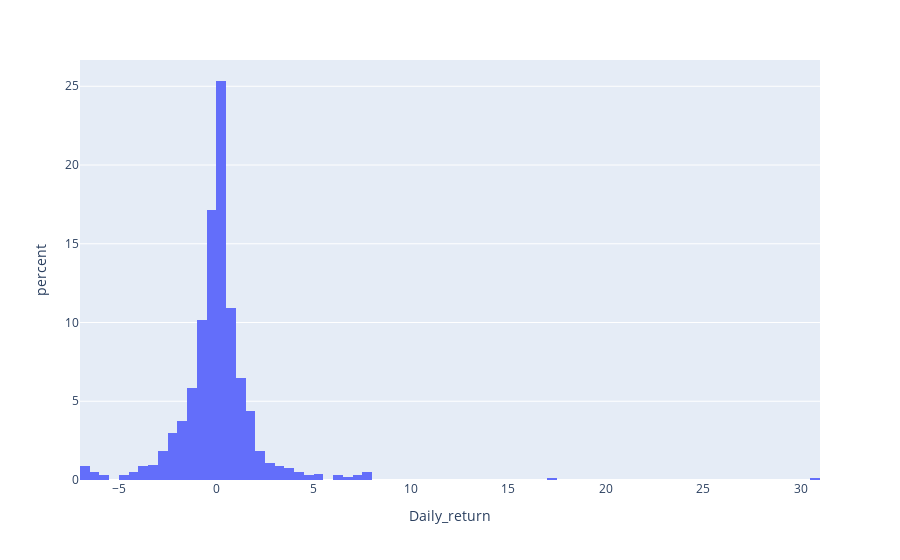

The notebook cell saved with this chart:
### Code cell
fig = go.Figure()
px.histogram(df, x="Daily_return",histnorm='percent')
#ff.create_distplot(df, group_labels)

### Figure 1 — Plotly figure (JSON) as saved in the notebook; plotly's stock layout.template omitted (floating-point values rounded to 4 significant figures; data arrays with more than 128 entries replaced by an {"elided": "..."} marker saying what was removed)
{"data": [{"alignmentgroup": "True", "bingroup": "x", "histnorm": "percent", "hovertemplate": "Daily_return=%{x}<br>percent=%{y}<extra></extra>", "legendgroup": "", "marker": {"color": "#636efa"}, "name": "", "offsetgroup": "", "orientation": "v", "showlegend": false, "type": "histogram", "x": {"elided": "1046 float values"}, "xaxis": "x", "yaxis": "y"}], "layout": {"barmode": "relative", "legend": {"tracegroupgap": 0}, "margin": {"t": 60}, "xaxis": {"anchor": "y", "domain": [0, 1], "title": {"text": "Daily_return"}}, "yaxis": {"anchor": "x", "domain": [0, 1], "title": {"text": "percent"}}}}
